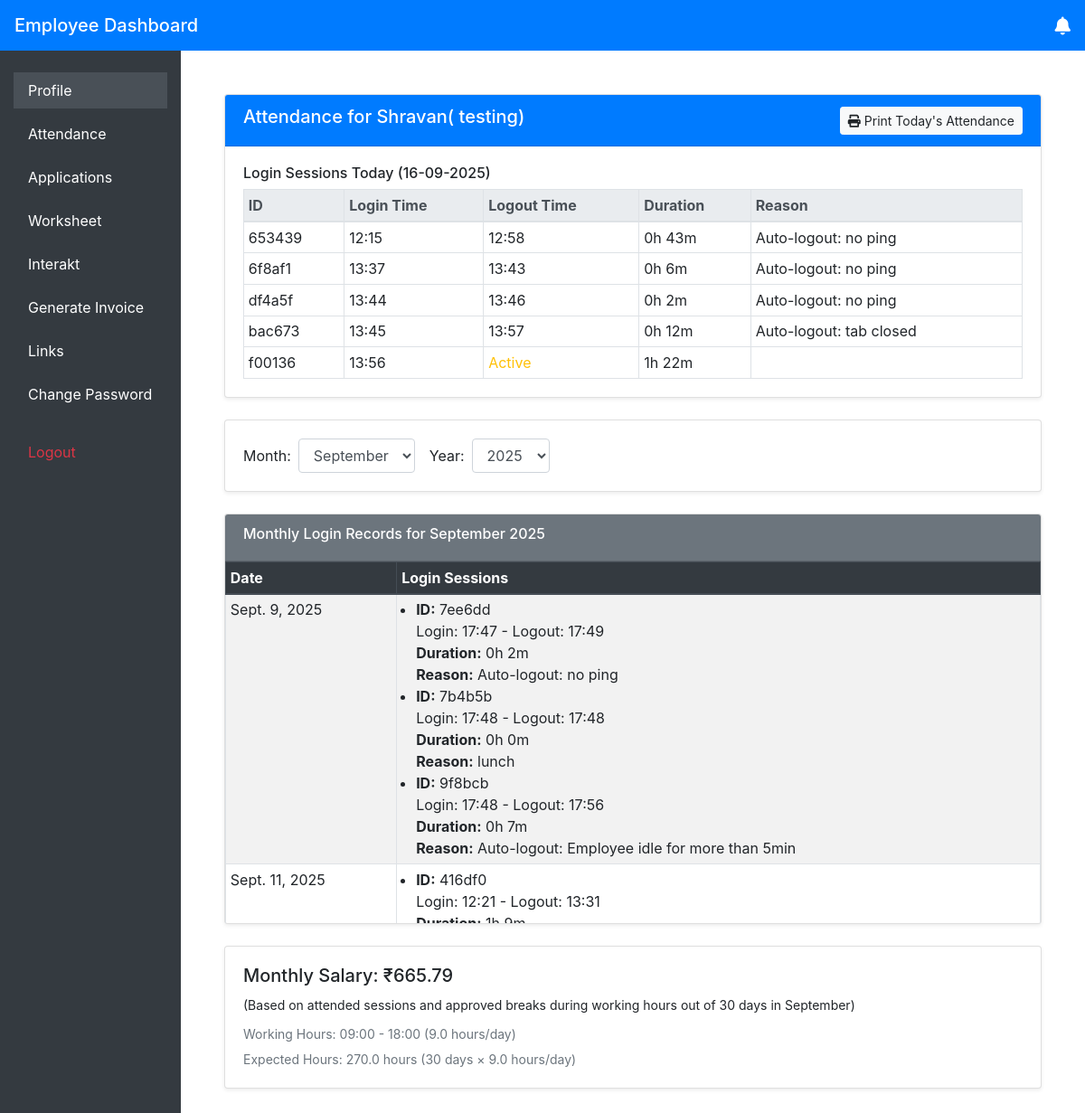
/employee/attendance/ (signed in), run on the app's committed database.
### management/models.py (models this page shows, shortened)
class Employee(models.Model):
    employee_id = models.AutoField(primary_key=True)
    name = models.CharField(max_length=150)
    mobile_number = models.CharField(max_length=15, unique=True)
    salary = models.DecimalField(max_digits=10, decimal_places=2)
    pf = models.DecimalField("Provident Fund (PF)", max_digits=10, decimal_places=2, null=True, blank=True)
    esi = models.DecimalField("Employee State Insurance (ESI)", max_digits=10, decimal_places=2, null=True, blank=True)
    joining_date = models.DateField()
    department = models.ForeignKey('Department', null=True, blank=True, on_delete=models.SET_NULL, related_name='employees')
    working_start_time = models.TimeField(null=True, blank=True)  # e.g., 09:00
    working_end_time = models.TimeField(null=True, blank=True)    # e.g., 18:00
    password = models.CharField(max_length=128, default="123")

class AttendanceSession(models.Model):
    uuid = models.UUIDField(default=uuid.uuid4, editable=False, unique=True)
    employee = models.ForeignKey(Employee, on_delete=models.CASCADE, related_name='attendance_sessions')
    login_time = models.DateTimeField()
    logout_time = models.DateTimeField(null=True, blank=True)
    logout_reason = models.CharField(max_length=250, blank=True)
    session_closed = models.BooleanField(default=False)
    last_ping = models.DateTimeField(null=True, blank=True)
    class Meta:
        verbose_name_plural = 'Attendance Sessions'
        ordering = ['-login_time']
    def duration(self):
        end_time = self.logout_time or timezone.now()
        return end_time - self.login_time

### management/views.py (the view)
# urls.py: path('employee/attendance/', views.attendance_view, name='attendance'),
def attendance_view(request):
    employee_id = request.session.get('employee_id')
    if not employee_id:
        return redirect('login')
    try:
        employee = Employee.objects.get(employee_id=employee_id)
    except Employee.DoesNotExist:
        request.session.flush()
        return redirect('login')
    today = timezone.localtime(timezone.now())
    month = int(request.GET.get('month', today.month))
    year = int(request.GET.get('year', today.year))
    days_in_month = monthrange(year, month)[1]
    if employee.working_start_time and employee.working_end_time:
        start_dt = datetime.combine(datetime.today().date(), employee.working_start_time)
        end_dt = datetime.combine(datetime.today().date(), employee.working_end_time)
        if end_dt < start_dt:
            end_dt += timedelta(days=1)
        daily_working_seconds = (end_dt - start_dt).total_seconds()
        daily_working_hours = daily_working_seconds / 3600
    else:
        daily_working_seconds = 8 * 3600
        daily_working_hours = 8.0
    qs = AttendanceSession.objects.filter(
        employee=employee,
        login_time__year=year,
        login_time__month=month
    ).order_by('login_time')
    if employee.working_start_time and employee.working_end_time:
        qs = qs.filter(
            login_time__time__gte=employee.working_start_time,
            login_time__time__lte=employee.working_end_time
        )
    sessions_by_date = defaultdict(list)
    for session in qs:
        login_local = timezone.localtime(session.login_time)
        logout_local = timezone.localtime(session.logout_time) if session.logout_time else None
        duration = session.duration()
        total_seconds = duration.total_seconds() if duration else 0
        hours = int(total_seconds // 3600)
        minutes = int((total_seconds % 3600) // 60)
        duration_str = f"{hours}h {minutes}m"
        sessions_by_date[login_local.date()].append({
            'id': session.uuid.hex[:6],
            'login_time': login_local,
            'logout_time': logout_local,
            'duration_str': duration_str,
            'logout_reason': session.logout_reason,
        })
    break_sessions_qs = BreakSession.objects.filter(
        employee=employee,
        start_time__year=year,
        start_time__month=month
    ).order_by('start_time')
    if employee.working_start_time and employee.working_end_time:
        break_sessions_qs = break_sessions_qs.filter(
            start_time__time__gte=employee.working_start_time,
            start_time__time__lte=employee.working_end_time
        )
    break_list = []
    for bs in break_sessions_qs:
        if bs.end_time:
            td = bs.end_time - bs.start_time
            total_seconds = int(td.total_seconds())
            h = total_seconds // 3600
            m = (total_seconds % 3600) // 60
            duration_str = f"{h}h {m}m"
        else:
            duration_str = "Ongoing"
        break_list.append({
            'id': bs.uuid.hex[:6],
            'start_time': bs.start_time,
            'end_time': bs.end_time,
            'logout_reason': bs.logout_reason,
            'approved': bs.approved,
            'duration_str': duration_str,
        })
    attended_seconds = sum([s.duration().total_seconds() for s in qs])
    approved_break_seconds = sum([
        (bs.end_time - bs.start_time).total_seconds()
        for bs in break_sessions_qs.filter(approved=True, end_time__isnull=False)
    ])
    total_work_seconds = attended_seconds + approved_break_seconds
    expected_seconds = days_in_month * daily_working_seconds
    salary = float(employee.salary) * (total_work_seconds / expected_seconds) if expected_seconds else 0
    months = [{'value': i, 'display': month_name[i]} for i in range(1, 13)]
    current_year = today.year
    years = [current_year - i for i in range(5)][::-1]
    selected_month_name = month_name[month]
    todays_sessions_qs = AttendanceSession.objects.filter(
        employee=employee,
        login_time__date=today.date()
    ).order_by('login_time')
    if employee.working_start_time and employee.working_end_time:
        todays_sessions_qs = todays_sessions_qs.filter(
            login_time__time__gte=employee.working_start_time,
            login_time__time__lte=employee.working_end_time
        )
    todays_sessions = []
    for session in todays_sessions_qs:
        login_local = timezone.localtime(session.login_time)
        logout_local = timezone.localtime(session.logout_time) if session.logout_time else None
        duration = session.duration()
        total_seconds = duration.total_seconds() if duration else 0
        hours = int(total_seconds // 3600)
        minutes = int((total_seconds % 3600) // 60)
        duration_str = f"{hours}h {minutes}m"
        todays_sessions.append({
            'id': session.uuid.hex[:6],
            'login_time': login_local,
            'logout_time': logout_local,
            'duration_str': duration_str,
            'logout_reason': session.logout_reason,
        })
    context = {
        'employee': employee,
        'sessions_by_date': dict(sessions_by_date),
        'break_sessions': break_list,
        'months': months,
        'years': years,
        'selected_month': month,
        'selected_year': year,
        'selected_month_name': selected_month_name,
        'today': today,
        'todays_sessions': todays_sessions,
        'calculated_salary': salary,
        'days_in_month': days_in_month,
        'daily_working_hours': daily_working_hours,  # Now properly calculated
        'expected_hours': days_in_month * daily_working_hours,  # Uses employee's actual hours
    }
    return render(request, 'attendance.html', context)

### management/context_processors.py (called while the page is built)
def notifications_context(request):
    if request.session.get('employee_id'):
        employee_id = request.session.get('employee_id')
        count = UserNotificationStatus.objects.filter(employee_id=employee_id, is_read=False).count()
        return {'unread_notification_count': count}
    return {'unread_notification_count': 0}

### management/ip_restriction.py (called while the page is built)
def get_client_ip(request):
    x_forwarded_for = request.META.get('HTTP_X_FORWARDED_FOR')
    if x_forwarded_for:
        ip = x_forwarded_for.split(',')[0].strip()
    else:
        ip = request.META.get('REMOTE_ADDR')
    return ip

    def __call__(self, request):
        ip = get_client_ip(request)
        if not self.is_ip_allowed(ip):
            logger.warning(f"Access denied for IP: {ip}")
            return HttpResponseForbidden("Access denied.")
        response = self.get_response(request)
        return response

    def is_ip_allowed(self, ip):
        cache_key = f"allowed_ips_check_{ip}"
        cached_result = cache.get(cache_key)
        if cached_result is not None:
            return cached_result
        from management.models import AllowedIP
        allowed_ips = AllowedIP.objects.filter(is_active=True).values_list(
            'ip_address', 'subnet_prefix'
        )
        is_allowed = False
        for allowed_ip, subnet_prefix in allowed_ips:
            if ip == allowed_ip:
                is_allowed = True
                break
            if subnet_prefix and ip.startswith(subnet_prefix):
                is_allowed = True
                break
        cache.set(cache_key, is_allowed, 300)
        return is_allowed

### management/templates/attendance.html (shortened to what this page needs)
{% extends "masteremployee.html" %}
{% load static %}
{% block content %}
<main class="container ml-sm-auto col-lg-12 px-4 py-4">
<div class="card mb-4 shadow-sm" id="attendance-section">
    <div class="card-header d-flex justify-content-between align-items-center bg-primary text-white">
        <h5>Attendance for {{ employee.name }}</h5>
        <button class="btn btn-light btn-sm" onclick="printAttendance()">
            <i class="fas fa-print"></i> Print Today's Attendance
        </button>
    </div>
    <div class="card-body" >
        <h6>Login Sessions Today ({{ today|date:"d-m-Y" }})</h6>
        {% if todays_sessions %}
        <table class="table table-sm table-bordered mb-0">
            <thead class="thead-light">
                <tr>
                    <th>ID</th>
                    <th>Login Time</th>
                    <th>Logout Time</th>
                    <th>Duration</th>
                    <th>Reason</th>
                </tr>
            </thead>
            <tbody>
                {% for session in todays_sessions %}
                <tr>
                    <td>{{ session.id }}</td>
                    <td>{{ session.login_time|time:"H:i" }}</td>
                    <td>
                        {% if session.logout_time %}
                            {{ session.logout_time|time:"H:i" }}
                        {% else %}
                            <span class="text-warning">Active</span>
                        {% endif %}
                    </td>
                    <td>{{ session.duration_str }}</td>
                    <td>{{ session.logout_reason }}</td>
                </tr>
                {% endfor %}
            </tbody>
        </table>
        {% else %}
        <p class="p-3 mb-0">No login sessions found for today.</p>
        {% endif %}
    </div>
</div>
  <div class="card mb-4 shadow-sm">
    <div class="card-body">
      <form method="get" class="form-inline">
        <label class="mr-2" for="month">Month:</label>
        <select class="form-control mr-3" id="month" name="month" onchange="this.form.submit()">
          {% for m in months %}
            <option value="{{ m.value }}" {% if m.value == selected_month %}selected{% endif %}>{{ m.display }}</option>
          {% endfor %}
        </select>
        <label class="mr-2" for="year">Year:</label>
        <select class="form-control" id="year" name="year" onchange="this.form.submit()">
          {% for y in years %}
            <option value="{{ y }}" {% if y == selected_year %}selected{% endif %}>{{ y }}</option>
          {% endfor %}
        </select>
      </form>
    </div>
  </div>
  <div class="card mb-4 shadow-sm">
    <div class="card-header bg-secondary text-white">
      <h6>Monthly Login Records for {{ selected_month_name }} {{ selected_year }}</h6>
    </div>
    <div class="card-body p-0" style="max-height: 400px; overflow-y: auto;">
      {% if sessions_by_date %}
      <table class="table table-sm table-bordered table-striped mb-0">
        <thead class="thead-dark">
          <tr>
            <th>Date</th>
            <th>Login Sessions</th>
          </tr>
        </thead>
        <tbody>
          {% for date, sessions in sessions_by_date.items %}
          <tr>
            <td>{{ date }}</td>
            <td>
              <ul class="mb-0 pl-3">
                {% for session in sessions %}
                  <li>
                    <b>ID:</b> {{ session.id }}<br>
                    Login: {{ session.login_time|time:"H:i" }} -
                    Logout: {% if session.logout_time %}{{ session.logout_time|time:"H:i" }}{% else %}<span class="text-warning">Active</span>{% endif %}
                    <br>
                    <b>Duration:</b> {{ session.duration_str }}<br>
                    <b>Reason:</b> {{ session.logout_reason }}
                  </li>
                {% endfor %}
              </ul>
            </td>
          </tr>
          {% endfor %}
        </tbody>
      </table>
      {% else %}
      <p class="p-3 mb-0">No attendance records found for this period.</p>
      {% endif %}
    </div>
  </div>
<div class="card shadow-sm mb-4">
  <div class="card-body">
    <h5>Monthly Salary: ₹{{ calculated_salary|floatformat:2 }}</h5>
    <small>(Based on attended sessions and approved breaks during working hours out of {{ days_in_month }} days in {{ selected_month_name }})</small>
<div class="mt-2">
  <small class="text-muted">
    Working Hours: {{ employee.working_start_time|time:"H:i" }} - {{ employee.working_end_time|time:"H:i" }}
    ({{ daily_working_hours|floatformat:1 }} hours/day)
  </small>
</div>
<div class="mt-1">
  <small class="text-muted">
    Expected Hours: {{ expected_hours|floatformat:1 }} hours ({{ days_in_month }} days × {{ daily_working_hours|floatformat:1 }} hours/day)
  </small>
</div>
  </div>
</div>
</main>
{% endblock %}

### management/templates/masteremployee.html (style rules this page uses)
body { min-height: 100vh; }

### data on the page
Employee: name "Shravan( testing)", working_start_time "09:00", working_end_time "18:00"
AttendanceSession: logout_reason "Auto-logout: no ping"
AttendanceSession: logout_reason "Auto-logout: no ping"
AttendanceSession: logout_reason "Auto-logout: no ping"
AttendanceSession: logout_reason "Auto-logout: tab closed"
AttendanceSession: logout_reason "Auto-logout: no ping"
AttendanceSession: logout_reason "lunch"
AttendanceSession: logout_reason "Auto-logout: Employee idle for more than 5min"

### other printed values
{{ today|date:"d-m-Y" }} "16-09-2025"
{{ session.id }} "653439" "6f8af1" "df4a5f" "bac673" "f00136"
{{ session.login_time|time:"H:i" }} "12:15" "13:37" "13:44" "13:45" "13:56"
{{ session.logout_time|time:"H:i" }} "12:58" "13:43" "13:46" "13:57"
{{ session.duration_str }} "0h 43m" "0h 6m" "0h 2m" "0h 12m" "1h 22m"
{{ selected_month_name }} "September"
{{ selected_year }} "2025"
{{ date }} "Sept. 9, 2025" "Sept. 11, 2025"
{{ session.id }} "7ee6dd" "7b4b5b" "9f8bcb" "416df0"
{{ session.login_time|time:"H:i" }} "17:47" "17:48" "17:48" "12:21"
{{ session.logout_time|time:"H:i" }} "17:49" "17:48" "17:56" "13:31"
{{ session.duration_str }} "0h 2m" "0h 0m" "0h 7m"
{{ calculated_salary|floatformat:2 }} "665.79"
{{ days_in_month }} "30"
{{ daily_working_hours|floatformat:1 }} "9.0"
